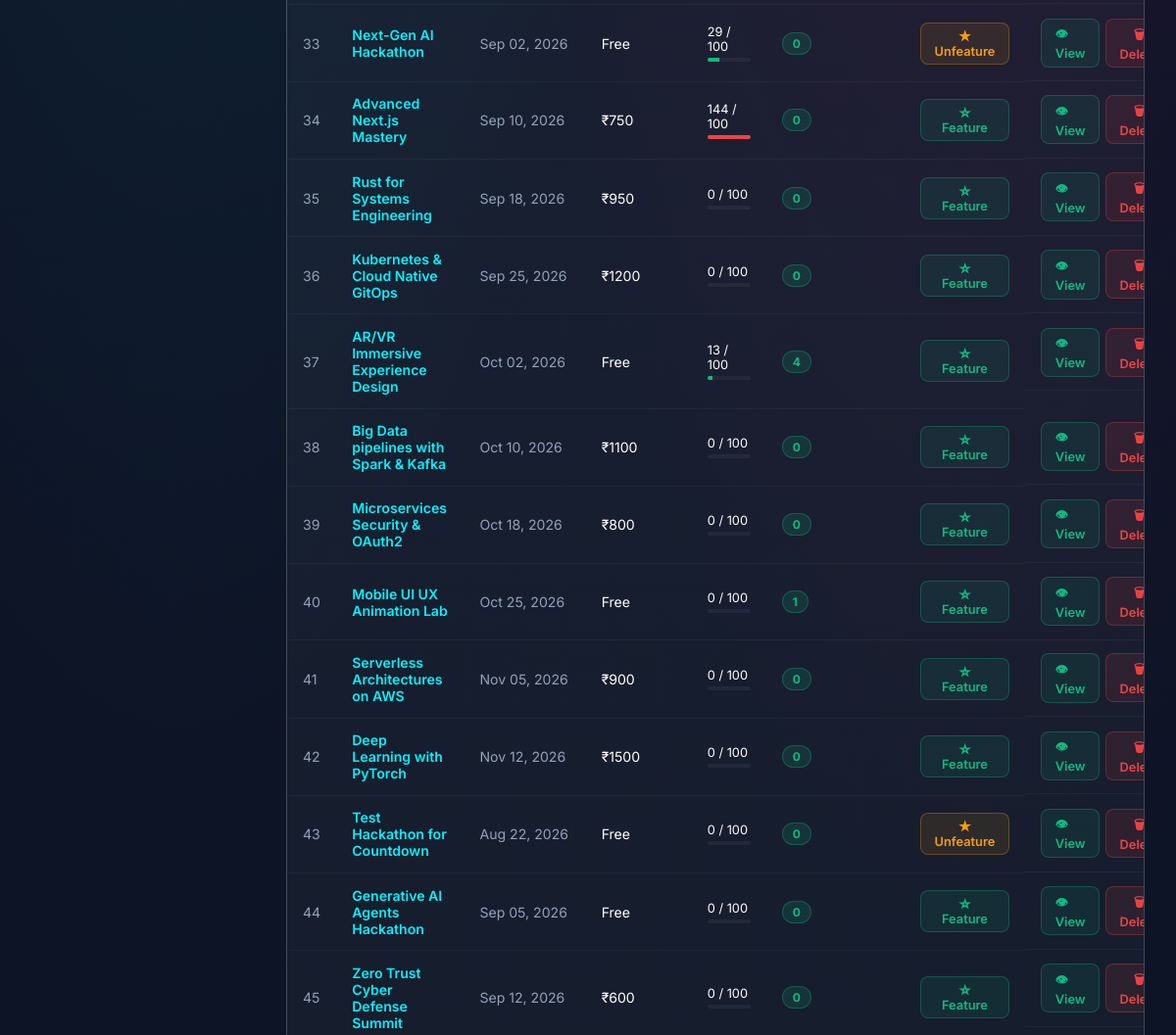
Before: /admin/events (signed in, middle part) with the older database file.
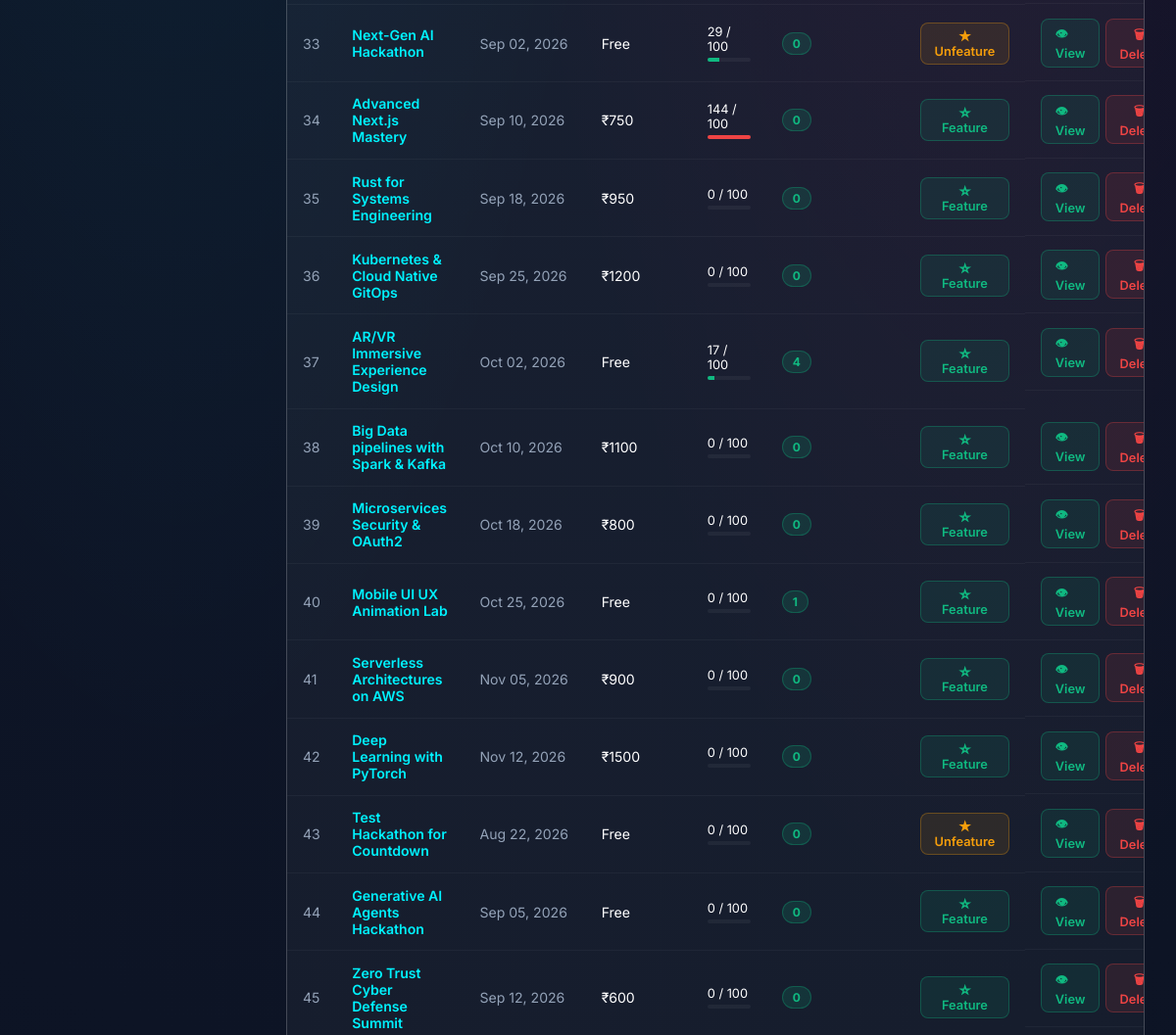
After: the same page with the newer database file.
### tables this page shows
CREATE TABLE events
                 (id INTEGER PRIMARY KEY AUTOINCREMENT, title TEXT, date TEXT, desc TEXT, 
                  price TEXT, color TEXT, image TEXT, purpose TEXT, full_details TEXT, outcome TEXT, seats_total INTEGER DEFAULT 100, seats_filled INTEGER DEFAULT 0, is_draft INTEGER DEFAULT 0, featured INTEGER DEFAULT 0, venue TEXT DEFAULT 'Online', venue_address TEXT DEFAULT 'Tech Park Campus, Innovation Block A, Bangalore - 560103', time TEXT DEFAULT '10:00 AM', end_time TEXT DEFAULT '05:00 PM');

### backend/app.py (the view)
@app.route('/admin/events')
@admin_required
def admin_events():
    username = session.get('username')
    stats = get_admin_stats()
    conn = get_db(row_factory=True)
    c = conn.cursor()
    c.execute('''SELECT e.*, COUNT(r.id) as reg_count
                 FROM events e LEFT JOIN registrations r ON e.id=r.event_id
                 GROUP BY e.id ORDER BY e.id''')
    events = [dict(row) for row in c.fetchall()]
    conn.close()
    return render_template('admin/events.html', username=username, stats=stats, events=events, active='events')

### backend/app.py (called while the page is built, shortened)
def get_db(timeout=60.0, row_factory=False):
    conn = getattr(_thread_local, 'conn', None)
    return conn

def is_host():
    if not session.get('loggedin'):
        return False
    if session.get('role') == 'host' or session.get('is_admin'):
        return True

def is_admin():
    if not session.get('loggedin'):
        return False
    if session.get('is_admin'):
        return True

@app.context_processor
def inject_user_data():
    current_user = None
    user_is_admin = False
    user_is_host = False
    if session.get('loggedin'):
        username = session.get('username')
        user_is_admin = is_admin()
        user_is_host = is_host()
        photo = session.get('profile_photo')
        user_id = session.get('user_id')
        current_user = {'username': username, 'profile_photo': photo, 'user_id': user_id or 'UID-0001'}
    return dict(current_user=current_user, is_admin=user_is_admin, is_host=user_is_host)

    def __getattr__(self, name):
        return getattr(self._raw_conn, name)

    def close(self):
        pass

### frontend/templates/admin/events.html (shortened to what this page needs)
{% extends "admin/base.html" %}
{% block content %}
<div class="panel-section">
    <table class="admin-table" id="evTable">
        <tbody>
            {% for ev in events %}
            <tr>
                <td style="color:var(--text-muted)">{{ ev.id }}</td>
                <td>
                    <a href="{{ url_for('event_detail', event_id=ev.id) }}" style="color:var(--primary);text-decoration:none;font-weight:600">
                        {{ ev.title[:40] }}{% if ev.title|length > 40 %}…{% endif %}
                    </a>
                </td>
                <td style="color:var(--text-muted);white-space:nowrap">{{ ev.date }}</td>
                <td>{{ ev.price }}</td>
                <td>
                    <div style="font-size:0.8rem">
                        {{ ev.seats_filled or 0 }} / {{ ev.seats_total or 100 }}
                    </div>
                    <div style="background:rgba(255,255,255,0.05);border-radius:4px;height:4px;margin-top:4px;overflow:hidden">
                        <div style="height:100%;width:{{ [(ev.seats_filled or 0) / (ev.seats_total or 100) * 100, 100]|min|round }}%;
                                    background:{% if (ev.seats_filled or 0) >= (ev.seats_total or 100) %}#ef4444{% elif (ev.seats_filled or 0) > (ev.seats_total or 100) * 0.7 %}#f59e0b{% else %}#10b981{% endif %};
                                    transition:width 0.4s"></div>
                    </div>
                </td>
                <td><span class="badge badge-active">{{ ev.reg_count }}</span></td>
                <td>
                    <form action="{{ url_for('admin_toggle_featured', event_id=ev.id) }}" method="POST" style="margin:0">
                        <button class="action-btn {% if ev.featured %}btn-warning{% else %}btn-success{% endif %}" type="submit">
                            {{ '★ Unfeature' if ev.featured else '☆ Feature' }}
                        </button>
                    </form>
                </td>
                <td style="display:flex;gap:6px">
                    <a href="{{ url_for('event_detail', event_id=ev.id) }}" class="action-btn btn-success" style="text-decoration:none">👁 View</a>
                    <form action="{{ url_for('delete_event', event_id=ev.id) }}" method="POST" style="margin:0"
                          onsubmit="return confirm('Delete event {{ ev.title }}?')">
                        <button class="action-btn btn-danger" type="submit">🗑 Delete</button>
                    </form>
                </td>
            </tr>
            {% else %}
            <tr><td colspan="8" style="text-align:center;padding:2rem;color:var(--text-muted)">No events found</td></tr>
            {% endfor %}
        </tbody>
    </table>
</div>
{% endblock %}

Changed rows visible on the page:
changed events "AR/VR Immersive Experience Design": seats_filled "13" → "17"
